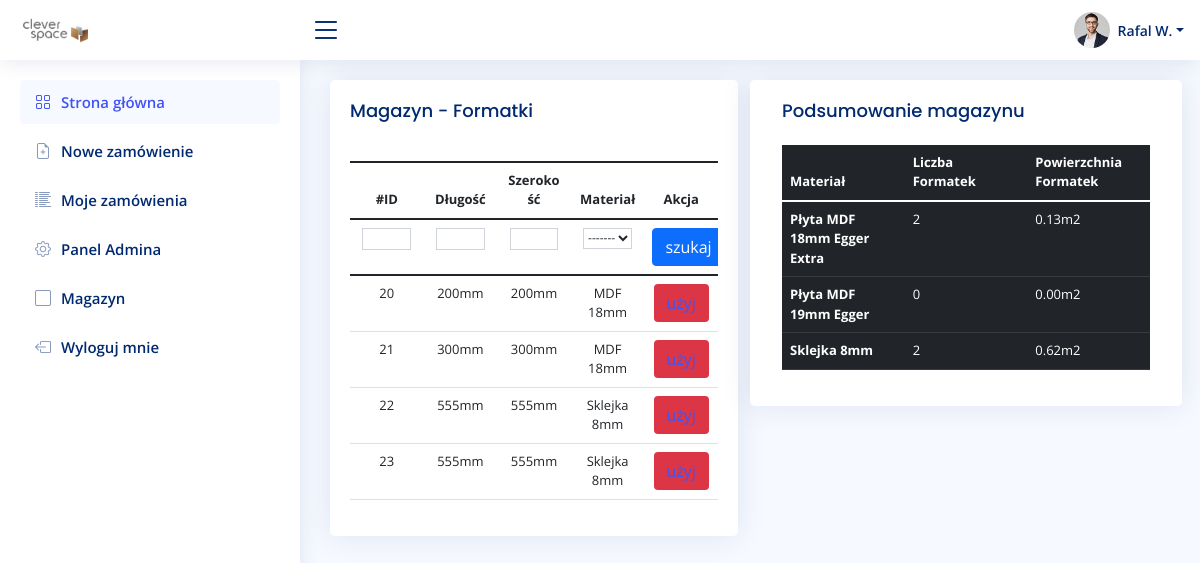
Page /stock/ (signed in) on the earlier database version.
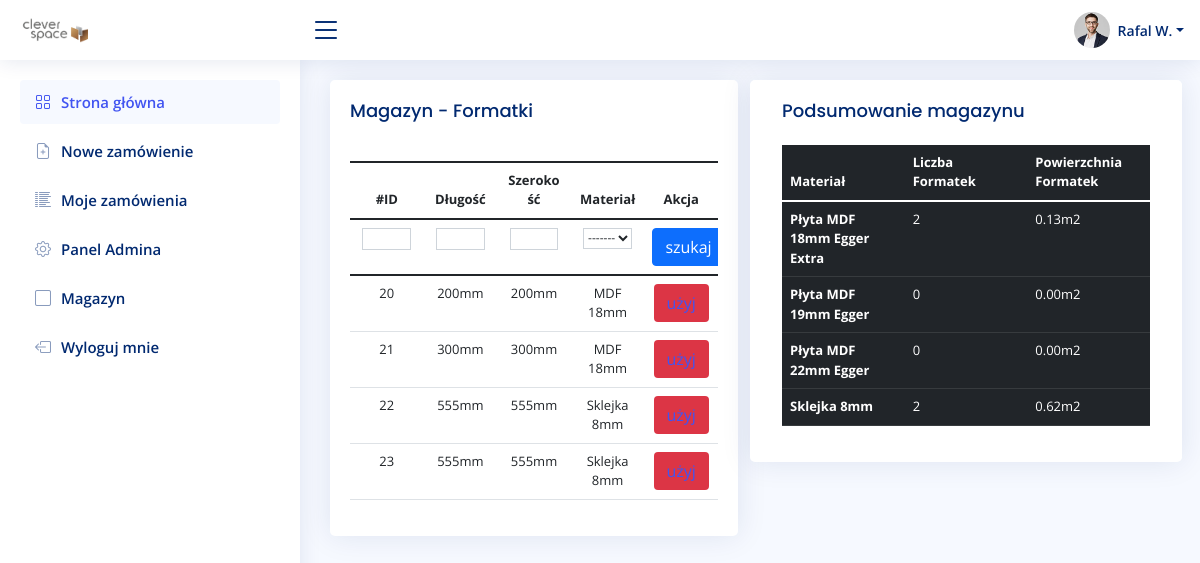
Same page on the later database version.
### stock/models.py (models this page shows, shortened)
class Stock(models.Model):
    stock_id = models.CharField(max_length=255, blank=True, null=True, unique=True)
    length = IntegerRangeField(min_value=50, max_value=2800)
    width = IntegerRangeField(min_value=50, max_value=2070)
    material = models.ForeignKey(Material, null=False, on_delete=models.CASCADE, related_name="stocks")
    warehouse = models.ForeignKey(Warehouse, on_delete=models.CASCADE)

### order/models.py (models this page shows)
class Material(models.Model):
    short_name = models.CharField(max_length=255, blank=False, null=False)
    name = models.CharField(max_length=255, blank=False, null=False)
    class Meta:
        verbose_name = "materiał"
        verbose_name_plural = "materiały"
    def __str__(self):
        return self.short_name
    def caluclate_area(self):
        material = Material.objects.get(short_name=self.short_name)
        total_area = 0
        for stock in material.stocks.all():
            result = stock.length * stock.width / 1000000
            total_area += result
        return total_area

### stock/views.py (the view)
# urls.py: path('', staff_member_required(views.Stock.as_view()), name='stock'),
class Stock(ListView):
    model = Stock
    template_name = 'stock/home.html'
    def get_context_data(self, **kwargs,):
        for material in Material.objects.all():
            print(material)
            total_area = 0
            for stock in material.stocks.all():
                result = stock.length * stock.width / 1000000
                total_area += result
            print(total_area)
        context = super().get_context_data(**kwargs)
        context.update({
            'filter': StockFilter(self.request.GET, queryset=self.get_queryset()),
            'materials': Material.objects.all().order_by('name'),
            'result': result,
            })
        return context

### stock/templates/stock/home.html
{% extends 'main.html' %}
{% load static %}
{% block content %}
<div class="row">
  <div class="col-sm-6">
    <div class="card recent-sales">
      <div class="card-body">
        <h5 class="card-title">Magazyn - Formatki </h5>
        <div class="dataTable-top">
        </div>
        <div class="table-responsive">
        <table class="table table-hover">
          {% include 'stock/search.html' %}
          <thead>
            <tr>
              <th scope="col">#ID</th>
              <th scope="col">Długość</th>
              <th scope="col">Szerokość</th>
              <th scope="col">Materiał</th>
              <th>Akcja</th>
            </tr>
          </thead>
          <tbody>
            {% for stock in filter.qs %}
            <tr>
              <td scope="row">{{ stock.id }}</th>
              <td>{{ stock.length }}mm</td>
              <td>{{ stock.width }}mm</td>
              <td>{{ stock.material }}</td>
              <td><button class="btn bg-danger text-white bt-small"><a href="">użyj</a></button></td>
            </tr>
            {% endfor %}
          </tbody>
        </table>
      </div>
    </div>
  </div>
</div>
<div class="col-sm-6">
    <div class="row">
      <div class="card">
        <div class="card-body">
          <h5 class="card-title">Podsumowanie magazynu</h5>
          <table class="table table-dark text-left" style="text-align: left">
            <thead>
              <tr>
                <th scope="col">Materiał</th>
                <th scope="col">Liczba Formatek</th>
                <th scope="col">Powierzchnia Formatek</th>
              </tr>
            </thead>
            <tbody>
              {% for material in materials %}
              <tr>
                <th scope="row">{{ material.name }}</th>
                <td>{{ material.stocks.count }}</td>
                <td>
                 {{ material.caluclate_area|floatformat:2 }}m2
               </td>
             </tr>
             {% endfor %}
           </tbody>
         </table>
       </div>
     </div>
   </div>
 </div>
{% endblock %}

Differences in the rows shown:
added Material: name "Płyta MDF 22mm Egger", stocks.count "0", caluclate_area "0.00"
